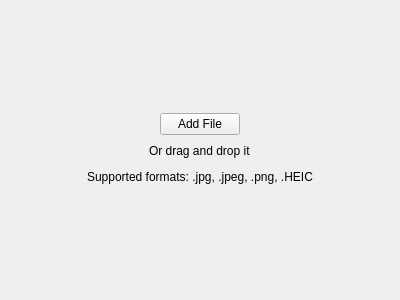
<?xml version="1.0" encoding="UTF-8"?>
<ui version="4.0">
 <class>DragAndDrop</class>
 <widget class="QWidget" name="DragAndDrop">
  <property name="geometry">
   <rect>
    <x>0</x>
    <y>0</y>
    <width>400</width>
    <height>300</height>
   </rect>
  </property>
  <property name="windowTitle">
   <string>Form</string>
  </property>
  <layout class="QVBoxLayout" name="verticalLayout">
   <item>
    <spacer name="verticalSpacer">
     <property name="orientation">
      <enum>Qt::Vertical</enum>
     </property>
     <property name="sizeHint" stdset="0">
      <size>
       <width>20</width>
       <height>77</height>
      </size>
     </property>
    </spacer>
   </item>
   <item>
    <layout class="QHBoxLayout" name="horizontalLayout_2">
     <item>
      <spacer name="horizontalSpacer_3">
       <property name="orientation">
        <enum>Qt::Horizontal</enum>
       </property>
       <property name="sizeHint" stdset="0">
        <size>
         <width>40</width>
         <height>20</height>
        </size>
       </property>
      </spacer>
     </item>
     <item>
      <widget class="QPushButton" name="pushButton">
       <property name="text">
        <string>Add File</string>
       </property>
      </widget>
     </item>
     <item>
      <spacer name="horizontalSpacer_4">
       <property name="orientation">
        <enum>Qt::Horizontal</enum>
       </property>
       <property name="sizeHint" stdset="0">
        <size>
         <width>40</width>
         <height>20</height>
        </size>
       </property>
      </spacer>
     </item>
    </layout>
   </item>
   <item>
    <layout class="QHBoxLayout" name="horizontalLayout">
     <item>
      <spacer name="horizontalSpacer">
       <property name="orientation">
        <enum>Qt::Horizontal</enum>
       </property>
       <property name="sizeHint" stdset="0">
        <size>
         <width>40</width>
         <height>20</height>
        </size>
       </property>
      </spacer>
     </item>
     <item>
      <widget class="QLabel" name="label">
       <property name="text">
        <string>Or drag and drop it</string>
       </property>
      </widget>
     </item>
     <item>
      <spacer name="horizontalSpacer_2">
       <property name="orientation">
        <enum>Qt::Horizontal</enum>
       </property>
       <property name="sizeHint" stdset="0">
        <size>
         <width>40</width>
         <height>20</height>
        </size>
       </property>
      </spacer>
     </item>
    </layout>
   </item>
   <item>
    <layout class="QHBoxLayout" name="horizontalLayout_3">
     <item>
      <spacer name="horizontalSpacer_5">
       <property name="orientation">
        <enum>Qt::Horizontal</enum>
       </property>
       <property name="sizeHint" stdset="0">
        <size>
         <width>40</width>
         <height>20</height>
        </size>
       </property>
      </spacer>
     </item>
     <item>
      <widget class="QLabel" name="label_2">
       <property name="text">
        <string>Supported formats: .jpg, .jpeg, .png, .HEIC</string>
       </property>
      </widget>
     </item>
     <item>
      <spacer name="horizontalSpacer_6">
       <property name="orientation">
        <enum>Qt::Horizontal</enum>
       </property>
       <property name="sizeHint" stdset="0">
        <size>
         <width>40</width>
         <height>20</height>
        </size>
       </property>
      </spacer>
     </item>
    </layout>
   </item>
   <item>
    <spacer name="verticalSpacer_2">
     <property name="orientation">
      <enum>Qt::Vertical</enum>
     </property>
     <property name="sizeHint" stdset="0">
      <size>
       <width>20</width>
       <height>77</height>
      </size>
     </property>
    </spacer>
   </item>
  </layout>
 </widget>
 <resources/>
 <connections/>
</ui>
